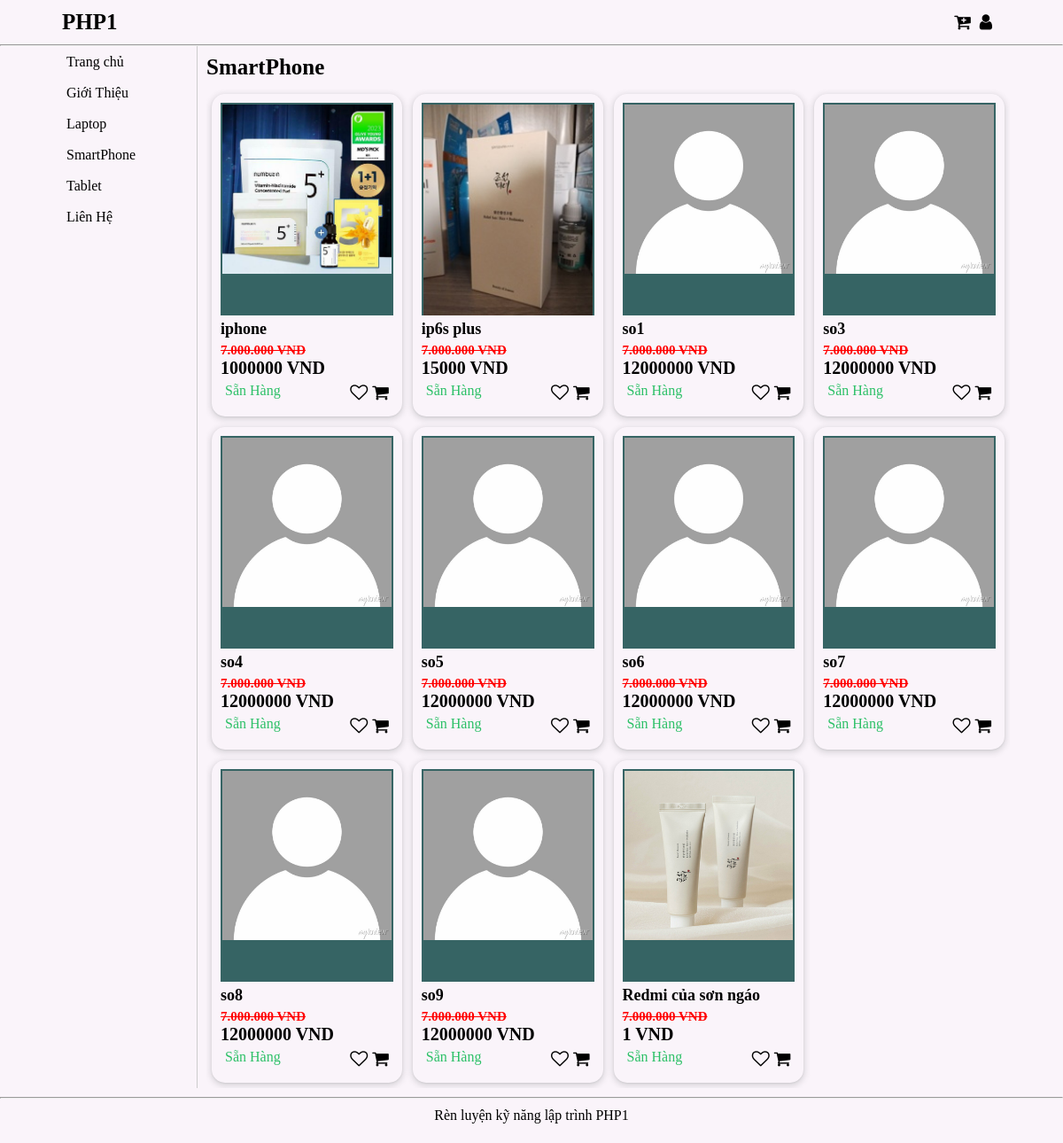
The app's page /?page=phone with its own data.
### tables this page shows
CREATE TABLE `categories` (
  `categories_id` int NOT NULL,
  `categories_name` varchar(200) NOT NULL
);

CREATE TABLE `products` (
  `product_id` int NOT NULL,
  `categories_id` int NOT NULL,
  `product_name` varchar(200) NOT NULL,
  `product_quantity` int NOT NULL,
  `product_price` float NOT NULL,
  `product_img` varchar(200) DEFAULT NULL,
  `product_description` text NOT NULL
);

### Client/phone.php (the view, shortened to what this page needs)
<?php
    require 'Library/connection.php';
    $loai_sanPham = "SmartPhone";
    $sql_type = "SELECT products.*, categories.categories_name
                FROM products
                INNER JOIN categories ON products.categories_id = categories.categories_id
                WHERE categories.categories_name = :loai_sanPham";
    $stmt_type = $conn->prepare($sql_type);
    $stmt_type->bindParam(':loai_sanPham', $loai_sanPham, PDO::PARAM_STR);
    $stmt_type->execute();
    $danhSachSanPham = $stmt_type->fetchAll(PDO::FETCH_ASSOC);
?>
<section class="product-list">
                <div class="product-type ">
                    <h1 class="product-title"><?= $loai_sanPham ?></h1>
                    <div class="product-area">
                    <?php foreach ($danhSachSanPham as $sanPham) { ?>
                        <figure class="product-details">
                            <div class="product-picture">
                                <a href="?page=detail&id=<?= $sanPham['product_id'] ?>">
                                    <img src="./img/<?=( empty( $sanPham['product_img'])
                                                                || !isset( $sanPham['product_img']))
                                                                ? 'default.jpg' : $sanPham['product_img'] ?>" alt="">
                                </a>
                            </div>
                            <div class="product-name">
                                <a href="?page=detail&id=<?= $sanPham['product_id'] ?>">
                                    <p><?= $sanPham['product_name'] ?></p>
                                </a>
                            </div>
                            <div class="product-prices">
                                <span class="original-price">7.000.000 VND</span>
                                <span class="sale-price"><?= $sanPham['product_price'] ?> VND</span>
                            </div>
                            <div class="product-status">
                                <p class="in-stock">Sẵn Hàng</p>
                                <div class="icon-plug-in">
                                    <a href=""><i class="fa fa-heart-o " aria-hidden="true"></i></a>
                                    <a href="?page=detail&id=<?= $sanPham['product_id'] ?>">
                                        <i class="fa fa-shopping-cart " aria-hidden="true"></i>
                                    </a>
                                </div>
                            </div>
                        </figure>
                        <?php } ?>
                    </div>
                </div>
            </section>
        </div>

### Include/menu.php (shortened to what this page needs)
<?php
    require 'Library/connection.php';
    $sql_cate = "SELECT * FROM categories";
    $stmt_cate = $conn->prepare($sql_cate);
    $stmt_cate->execute();
    $cate = $stmt_cate->fetchAll(PDO::FETCH_ASSOC);
?>
<div class="content set-width">
            <nav>
                <ul>
                    <li><a href="?page=home_product">Trang chủ</a></li>
                    <li><a href="?page=new">Giới Thiệu</a></li>
                    <?php foreach ($cate as $key => $value) { ?>
                        <li><a href="?page=cate_detail&id=<?= $value['categories_id'] ?>"><?= $value['categories_name'] ?></a></li>
                    <?php } ?>
                    <li><a href="?page=contact">Liên Hệ</a></li>
                </ul>
            </nav>

### Public/INdex.css (style rules this page uses)
* { margin: 0; padding: 0; box-sizing: border-box; }
a { text-decoration: none; color: #000; }
li { list-style-type: none; }
body { background-color: #faf4fa; }
.set-width { width: 90%; margin: 0 auto; }

### records on screen
categories: categories_name "Laptop"
categories: categories_name "SmartPhone"
categories: categories_name "Tablet"
products: product_img (picture), product_name "iphone", product_price "1000000"
products: product_img (picture), product_name "ip6s plus", product_price "15000"
products: product_name "so1", product_price "12000000"
products: product_name "so3", product_price "12000000"
products: product_name "so4", product_price "12000000"
products: product_name "so5", product_price "12000000"
products: product_name "so6", product_price "12000000"
products: product_name "so7", product_price "12000000"
products: product_name "so8", product_price "12000000"
products: product_name "so9", product_price "12000000"
products: product_img (picture), product_name "Redmi của sơn ngáo", product_price "1"

### other values on screen
$loai_sanPham "SmartPhone"
